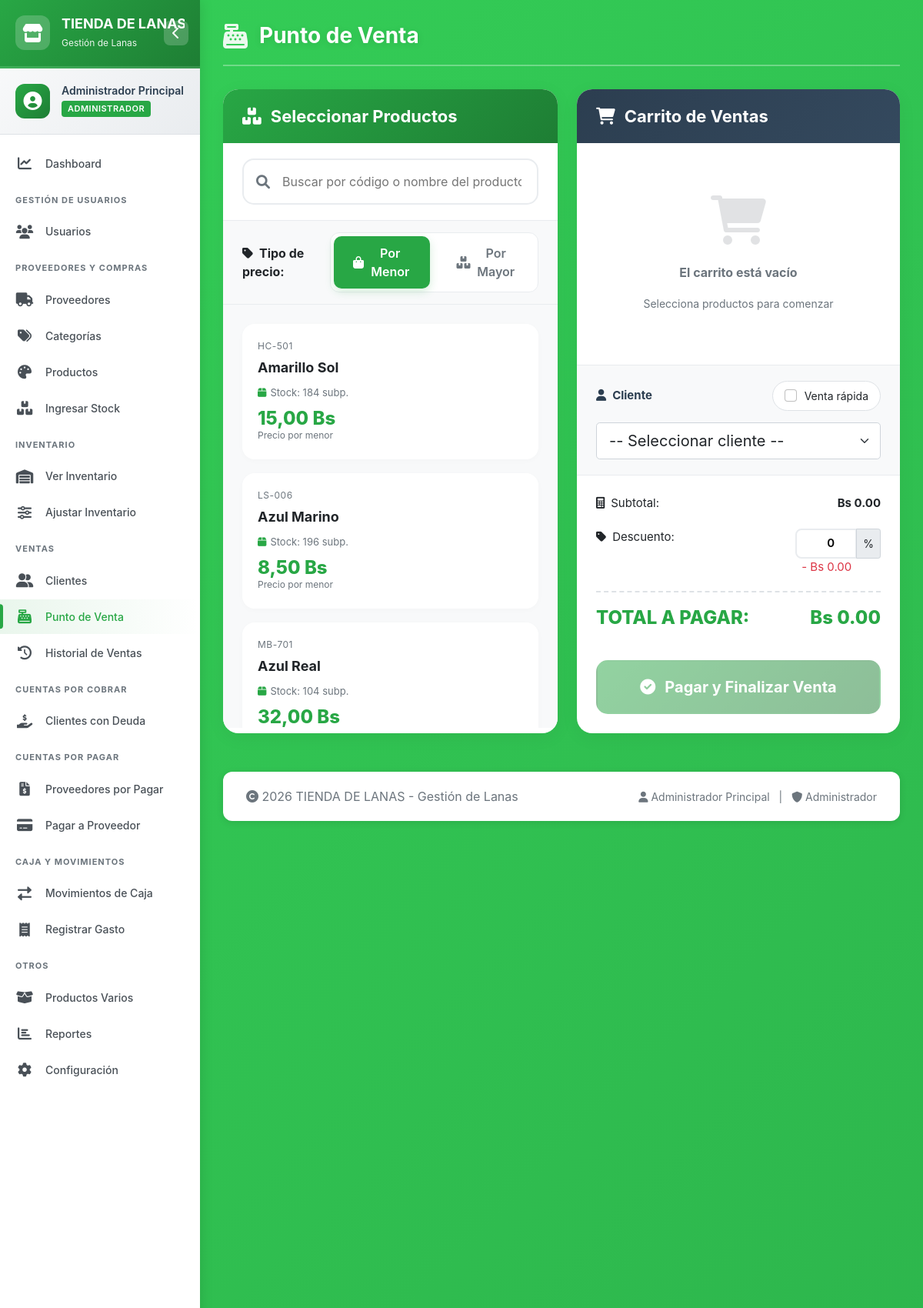
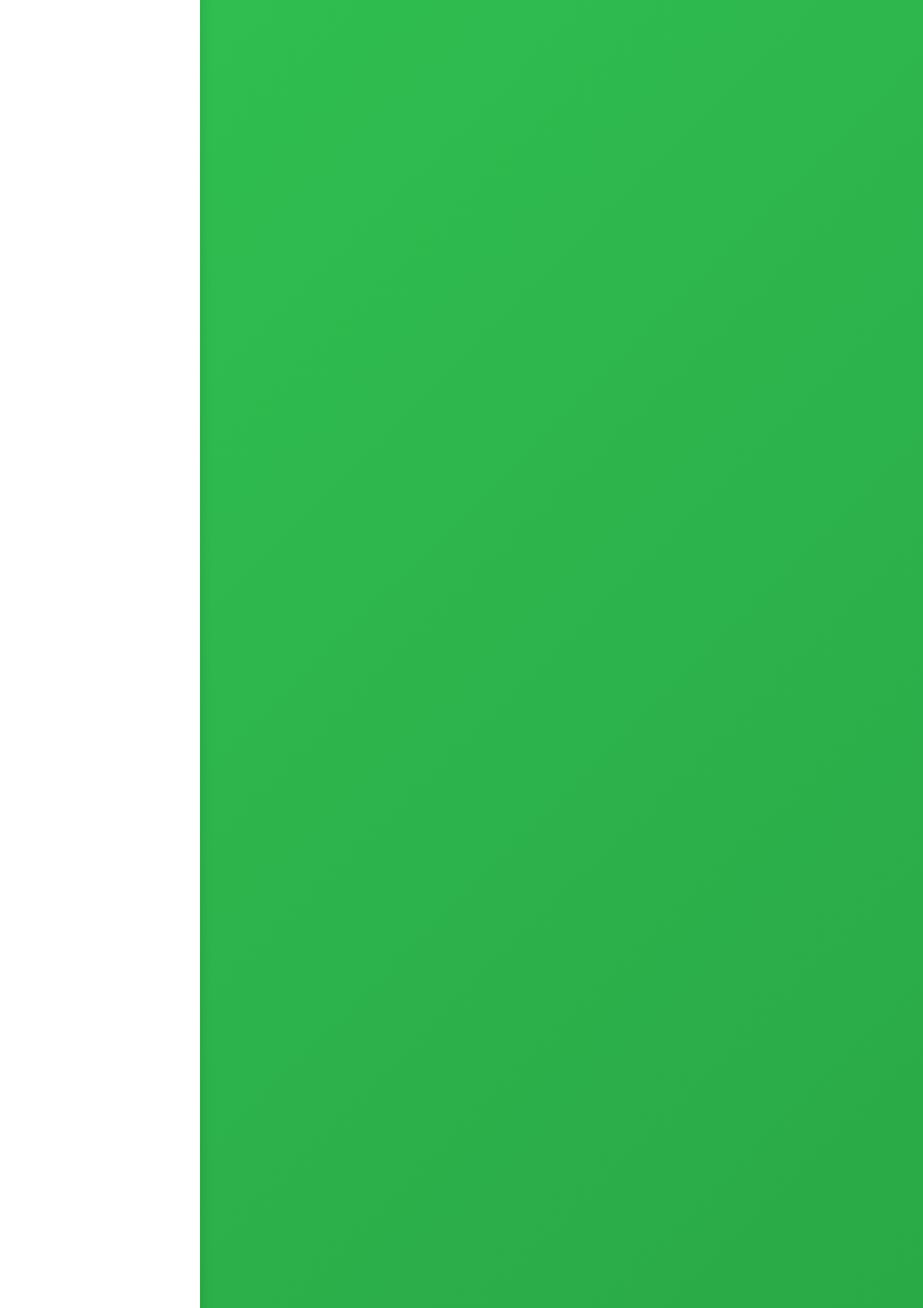
The page /ventas.php (signed in, upper part) on the database its author committed (2 pictures, top to bottom).
### tables this page shows
CREATE TABLE productos (
    id INT AUTO_INCREMENT PRIMARY KEY,
    codigo VARCHAR(50) NOT NULL,
    nombre_color VARCHAR(100) NOT NULL,
    proveedor_id INT NOT NULL,
    categoria_id INT NOT NULL,
    precio_menor DECIMAL(10,2) NOT NULL,
    precio_mayor DECIMAL(10,2) NOT NULL,
    activo TINYINT(1) DEFAULT 1,
    tiene_stock TINYINT(1) DEFAULT 1,
    FOREIGN KEY (proveedor_id) REFERENCES proveedores(id),
    FOREIGN KEY (categoria_id) REFERENCES categorias(id),
    UNIQUE KEY uk_producto_proveedor (proveedor_id, codigo, categoria_id),
    INDEX idx_producto_codigo (codigo),
    INDEX idx_producto_activo (activo)
);

### config.php (called while the page is built, shortened)
<?php
function formatearMoneda($monto) {
    return number_format($monto, 2, ',', '.') . ' ' . MONEDA;
}
?>

### ventas.php (the view, shortened to what this page needs)
<?php
require_once 'config.php';
require_once 'funciones.php';
$query_productos = "SELECT
                        p.id,
                        p.codigo,
                        p.nombre_color,
                        COALESCE(i.total_subpaquetes, 0) as stock,
                        p.precio_menor,
                        p.precio_mayor
                    FROM productos p
                    LEFT JOIN inventario i ON p.id = i.producto_id
                    WHERE p.activo = 1
                    ORDER BY p.nombre_color ASC";
$result_productos = $conn->query($query_productos);
$productos = [];
while ($row = $result_productos->fetch_assoc()) {
    $productos[] = $row;
}
include 'header.php';
?>
<div class="pos-container">
    <div class="products-panel">
        <div class="products-header">
            <h3>
                <i class="fas fa-boxes"></i>
                Seleccionar Productos
            </h3>
        </div>
        <div class="search-box">
            <div class="search-input-group">
                <i class="fas fa-search"></i>
                <input type="text" id="buscadorProductos" placeholder="Buscar por código o nombre del producto...">
            </div>
        </div>
        <div class="price-filter d-flex justify-content-between align-items-center">
            <span class="fw-bold"><i class="fas fa-tag me-2"></i>Tipo de precio:</span>
            <div class="btn-price-group" id="filtroPrecio">
                <button type="button" class="btn-price active" data-tipo="menor">
                    <i class="fas fa-shopping-bag"></i> Por Menor
                </button>
                <button type="button" class="btn-price" data-tipo="mayor">
                    <i class="fas fa-boxes"></i> Por Mayor
                </button>
            </div>
        </div>
        <div class="products-grid" id="productosGrid">
            <?php foreach ($productos as $producto): ?>
            <div class="product-card <?php echo ($producto['stock'] <= 0) ? 'disabled' : ''; ?>"
                 data-id="<?php echo $producto['id']; ?>"
                 data-codigo="<?php echo $producto['codigo']; ?>"
                 data-nombre="<?php echo htmlspecialchars($producto['nombre_color']); ?>"
                 data-precio-menor="<?php echo $producto['precio_menor']; ?>"
                 data-precio-mayor="<?php echo $producto['precio_mayor']; ?>"
                 data-stock="<?php echo $producto['stock']; ?>"
                 data-search="<?php echo strtolower($producto['codigo'] . ' ' . $producto['nombre_color']); ?>">
                <div class="product-code"><?php echo $producto['codigo']; ?></div>
                <div class="product-name"><?php echo $producto['nombre_color']; ?></div>
                <div class="product-stock">
                    <i class="fas fa-box"></i> Stock: <?php echo number_format($producto['stock']); ?> subp.
                </div>
                <div class="product-price" data-precio-menor="<?php echo $producto['precio_menor']; ?>" data-precio-mayor="<?php echo $producto['precio_mayor']; ?>">
                    <?php echo formatearMoneda($producto['precio_menor']); ?>
                    <span class="price-label">Precio por menor</span>
                </div>
            </div>
            <?php endforeach; ?>
        </div>
    </div>
    <div class="cart-panel">
        <div class="cart-header">
            <h3>
                <i class="fas fa-shopping-cart"></i>
                Carrito de Ventas
            </h3>
        </div>
        <div class="cart-items" id="carritoItems">
            <div class="text-center text-muted py-5">
                <i class="fas fa-shopping-cart fa-4x mb-4" style="opacity: 0.2;"></i>
                <p class="fw-bold">El carrito está vacío</p>
                <small>Selecciona productos para comenzar</small>
            </div>
        </div>
        <div class="client-section">
            <div class="client-header">
                <h6><i class="fas fa-user me-2"></i>Cliente</h6>
                <div class="quick-sale-toggle">
                    <input type="checkbox" id="ventaRapida" class="form-check-input m-0">
                    <label for="ventaRapida" class="small mb-0">Venta rápida</label>
                </div>
            </div>
            <div id="clienteSelector">
                <select id="selectCliente" class="form-select form-select-lg">
                    <option value="">-- Seleccionar cliente --</option>
                </select>
            </div>
        </div>
        <div class="cart-summary">
            <div class="summary-row">
                <span><i class="fas fa-calculator me-2"></i>Subtotal:</span>
                <span class="fw-bold" id="subtotalCarrito">Bs 0.00</span>
            </div>
            <div class="summary-row">
                <span><i class="fas fa-tag me-2"></i>Descuento:</span>
                <span>
                    <div class="input-group input-group-sm">
                        <input type="number" id="descuentoVenta" class="input-descuento"
                               min="0" max="100" step="1" value="0">
                        <span class="input-group-text">%</span>
                    </div>
                    <span id="descuentoMonto" class="text-danger ms-2">- Bs 0.00</span>
                </span>
            </div>
            <div class="summary-row total">
                <span>TOTAL A PAGAR:</span>
                <span id="totalCarrito">Bs 0.00</span>
            </div>
        </div>
        <button class="btn-pagar" id="btnPagar" disabled>
            <i class="fas fa-check-circle"></i>
            Pagar y Finalizar Venta
        </button>
    </div>
</div>
<?php include 'footer.php'; ?>

### css/estilo.css (style rules this page uses)
:root { --color-primary: #28a745; --color-primary-dark: #1e7e34; --color-primary-light: #34ce57; --color-danger: #dc3545; --color-warning: #ffc107; --color-info: #17a2b8; --color-dark: #2c3e50; --color-light: #f8f9fa; --sidebar-width: 260px; --sidebar-collapsed-width: 70px; --transition-speed: 0.3s; --box-shadow: 0 2px 10px rgba(0,0,0,0.1); }
* { margin: 0; padding: 0; box-sizing: border-box; }
body { font-family: -apple-system, BlinkMacSystemFont, 'Segoe UI', Roboto, 'Helvetica Neue', Arial, sans-serif; background: linear-gradient(135deg, #34ce57 0%, #1e7e34 100%); min-height: 100vh; overflow-x: hidden; }

### rows shown on the page
productos: codigo "HC-501", nombre_color "Amarillo Sol", stock "184", precio_menor "15,00 Bs"
productos: codigo "LS-006", nombre_color "Azul Marino", stock "196", precio_menor "8,50 Bs"
productos: codigo "MB-701", nombre_color "Azul Real", stock "104", precio_menor "32,00 Bs"

### other values the page prints
EMPRESA_NOMBRE "TIENDA DE…"
SISTEMA_NOMBRE "Gestión de Lanas"
$_SESSION['usuario_nombre'] "Administrador Principal"
$_SESSION['usuario_rol'] "ADMINISTRADOR"
$titulo_pagina "Punto de Venta"
EMPRESA_NOMBRE "TIENDA DE LANAS"
$_SESSION['usuario_rol'] "Administrador"
